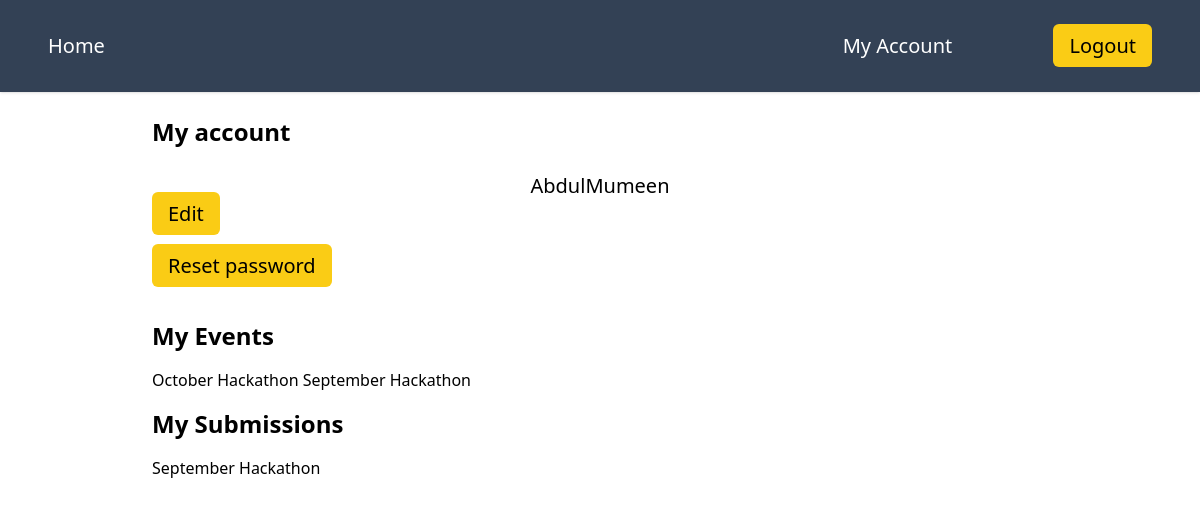
Screenshot of /account/ (signed in) with the database file from the repository.
### event/models.py (models this page shows, shortened)
class User(AbstractUser):
    name = models.CharField(max_length=100, null=True)
    email = models.EmailField(unique=True, null=True)
    bio = models.TextField(null=True, blank=True)
    hackathon_participant = models.BooleanField(default=True, null=True)
    avatar = models.ImageField(default='default1.jpeg')
    id = models.UUIDField(default=uuid.uuid4, unique=True, primary_key=True, editable=False)
    USERNAME_FIELD = 'email'
    REQUIRED_FIELDS = ['username']

class Event(models.Model):
    id = models.UUIDField(default=uuid.uuid4, unique=True, primary_key=True, editable=False)
    name = models.CharField(max_length=200)
    description = models.TextField(null=True, blank=True)
    participants = models.ManyToManyField(User, blank=True, related_name='events')
    start_date = models.DateTimeField(null=True)
    end_date = models.DateTimeField(null=True)
    registration_deadline = models.DateTimeField(null=True)
    updated = models.DateTimeField(auto_now=True)
    created = models.DateTimeField(auto_now_add=True)

class Submission(models.Model):
    id = models.UUIDField(default=uuid.uuid4, unique=True, primary_key=True, editable=False)
    participant = models.ForeignKey(User, on_delete=models.SET_NULL, null=True, related_name='submissions')
    event = models.ForeignKey(Event, on_delete=models.SET_NULL, null=True)
    details = models.TextField(null=True, blank=True)

### event/views.py (the view)
# urls.py: path('account/', views.account_page, name='my_account'),
@login_required(login_url='login')
def account_page(request):
    user = request.user
    return render(request, 'event/my_account.html', {'user':user})

### event/templates/event/my_account.html
{% extends 'event/main.html' %} {% block content %}
<div>
  <h1 class="text-2xl font-extrabold my-6">My account</h1>
  <p class="text-center text-xl">{{user.name}}</p>
  <a
      class="py-2 px-4 text-xl bg-yellow-400 text-black rounded-md"
      href="#"
      >Edit</a
    ><br/>
    <br/>
    <a
      class="py-2 px-4 text-xl bg-yellow-400 text-black rounded-md"
      href="{% url 'logout' %}"
      >Reset password</a
    >
</div>
<br/>
<div>
  <p class="my-4 font-extrabold text-2xl">My Events</p>
  {%for event in user.events.all%}
  <a href="{% url 'event' event.id %}">{{event.name}}</a>
  {%empty%}
  <p class="text-xl">You haven't registered for any event</p>
  {%endfor%}
</div>
<div>
  <p class="my-4 font-extrabold text-2xl">My Submissions</p>
  {%for sub in user.submissions.all%}
  <a href="{% url 'update-submission' sub.id %}">{{sub.event.name}}</a>
  {%empty%}
  <p class="text-xl">You haven't submitted any project yet</p>
  {%endfor%}
</div>
{% endblock %}

### rows the page displays
User: name "AbdulMumeen"
Event: name "October Hackathon"
Event: name "September Hackathon"
Submission: event.name "September Hackathon"
